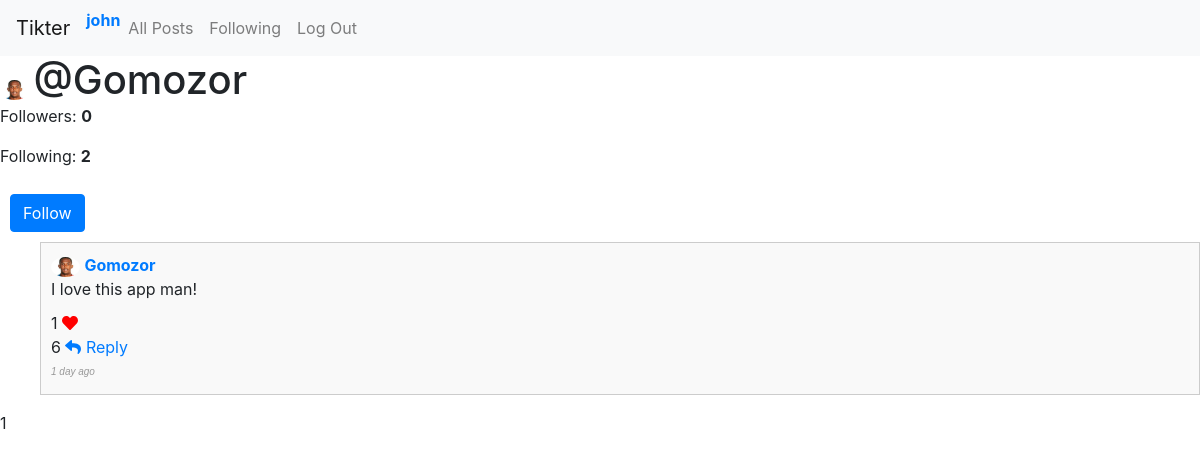
The page /user/Gomozor (signed in) on the database its author committed.
### network/models.py (models this page shows, shortened)
class User(AbstractUser):
    profile_picture = models.ImageField(upload_to='network/images/profile_images/', blank=True, null=True)

class Post(models.Model):
    user = models.ForeignKey(User, on_delete=models.CASCADE, related_name='posts')
    content = models.TextField()
    timestamp = models.DateTimeField(auto_now_add=True)
    image = models.ImageField(upload_to='network/images/post_images/', blank=True, null=True)
    likes = models.ManyToManyField(User, related_name='liked_posts', blank=True)
    def num_likes(self):
        return self.likes.count()
    def num_replies(self):
        return self.replies.count()

### network/views.py (the view)
# urls.py: path('user/<str:username>', views.profile, name='profile'),
@login_required(login_url='network:login')
def profile(request, username):
    profile_user = User.objects.get(username=username)
    posts = profile_user.posts.order_by('-timestamp')
    paginator = Paginator(posts, 10)
    page_number = request.GET.get('page', 1)
    page = paginator.get_page(page_number)
    is_following = profile_user.followers.filter(user=request.user).exists()
    if request.method == 'POST':
        form = ProfilePictureForm(request.POST, request.FILES, instance=request.user)
        if form.is_valid():
            form.save()
    else:
        form = ProfilePictureForm(instance=request.user)
    context = {
        'page': page,
        'posts': posts,
        'profile_user': profile_user,
        'is_following': bool(is_following),
        'form': form
    }
    return render(request, 'network/profile.html', context)

### network/templates/network/profile.html (shortened to what this page needs)
{% extends 'network/layout.html' %}
{% block body %}
    <div class="profile-info">
        <span class="profile-image-container">
            {% if profile_user.profile_picture %}
                <img src="{{ profile_user.profile_picture.url }}" alt="Profile Image" class="profile-image">
            {% endif %}
        </span>
        <h1 style="display: inline;"> @{{ profile_user.username }}</h1>
        <p>Followers: <strong class="followers-count">{{ profile_user.followers.count }}</strong></p>
        <p>Following: <strong class="following-count">{{ profile_user.following.count }}</strong></p>
        {% if  user.is_authenticated %}
            {% if user != profile_user %}
                {% if is_following %}
                    <button class="follow-button btn btn-primary" data-username="{{ profile_user.username }}">Unfollow</button>
                {% else %}
                    <button class="follow-button btn btn-primary" data-username="{{ profile_user.username }}">Follow</button>
                {% endif %}
            {% endif %}
        {% endif %}
    </div>
    <ul>
        {% for post in page%}
            {% include 'network/post_display.html' with post=post user=user %}
        {% endfor %}
    </ul>
    <div class="pagination">
        <span class="step-links">
        <span class="current-page">{{ page.number }}</span>
        </span>
    </div>
{% endblock %}

### network/templates/network/layout.html (shortened to what this page needs)
{% load static %}
<!DOCTYPE html>
<html lang="en">
    <head>
        <link rel="stylesheet" href="https://stackpath.bootstrapcdn.com/bootstrap/4.4.1/css/bootstrap.min.css"
>
        <link rel="stylesheet" href="https://cdnjs.cloudflare.com/ajax/libs/font-awesome/5.15.3/css/all.min.css">
        <link href="{% static 'network/styles.css' %}" rel="stylesheet" type="text/css">
    </head>
    <body>
        <nav class="navbar navbar-expand-lg navbar-light bg-light">
            <a class="navbar-brand" href="{% url 'network:index' %}">Tikter</a>
            <div>
              <ul class="navbar-nav mr-auto">
                {% if user.is_authenticated %}
                    <li class="nav-item">
                        <a href="{% url 'network:profile' username=user.username %}" class="current-user" data-current-userid="{{user.id}}"><strong>{{ user.username }}</strong></a>
                    </li>
                {% endif %}
                <li class="nav-item">
                  <a class="nav-link" href="{% url 'network:index' %}">All Posts</a>
                </li>
                {% if user.is_authenticated %}
                    <li class="nav-item">
                        <a class="nav-link" href="{% url 'network:following' %}">Following</a>
                    </li>
                    <li class="nav-item">
                        <a class="nav-link" href="{% url 'network:logout' %}">Log Out</a>
                    </li>
                {% endif %}
              </ul>
            </div>
          </nav>
        <div class="body">
            {% block body %}
            {% endblock %}
        </div>
    </body>
</html>

### network/templates/network/post_display.html (shortened to what this page needs)
<li class="post-li" data-post-id="{{ post.id }}">
    <div class="post-section">
        <a class="user-link il" href="{% url 'network:profile' username=post.user.username%}">
          <span class="profile-image-container">
            {% if post.user.profile_picture %}
                <img src="{{ post.user.profile_picture.url }}" alt="Profile Image" class="profile-image">
            {% endif %}
          </span>
          <strong>{{ post.user.username }}</strong>
       </a>
    <p class="p-content">{{ post.content }}</p>
    {% if user.is_authenticated %}
        <p>
            <div>
            <span class="like-count">{{ post.num_likes }}</span>
            <span class="like-button il" data-post-id="{{ post.id }}" >
                {% if post in user.liked_posts.all %}
                    <i class="heart-icon fas fa-heart liked"></i>
                {% else %}
                    <i class="heart-icon far fa-heart"></i>
                {% endif %}
            </span>
            </div>
            <span class="post-reply-count">{{ post.num_replies }}</span>
            <a href="#" class="reply-icon">
                <i class="fa fa-reply" href="{% url 'network:post' post_id=post.id %}"></i> Reply
            </a>
        </p>
    {% else %}
        <p><i class="far fa-heart"></i> <span class="like-count">{{ post.num_likes }} </span></p>
    {% endif %}
    <p class="timestamp">{{ post.timestamp|timesince }} ago</p>
    </div>
</li>

### network/static/network/styles.css (style rules this page uses)
.post-li { padding: 10px; margin-bottom: 2px; border: 1px solid #ccc; background-color: #f9f9f9; list-style: none; cursor: pointer; }
.profile-image { height: 20px; border-radius: 50%; }
.post-li strong { font-weight: bold; }
.post-li p { margin-bottom: 5px; }
.heart-icon { color: #ccc; cursor: pointer; }
.heart-icon.liked { color: red; }
.follow-button { margin: 10px; }
.timestamp { font-family: Arial, sans-serif; font-weight: 200; font-style: italic; color: #999; font-size: x-small; }
.current-page { border-radius: 50%; }
html { scrollbar-width: none; }

### rows shown on the page
User: username "john"
User: profile_picture (picture), username "Gomozor", followers.count "0", following.count "2"
Post: user.profile_picture (picture), user.username "Gomozor", content "I love this app man!", num_likes "1", num_replies "6", timestamp "1 day"

### other values the page prints
{{ page.number }} "1"
